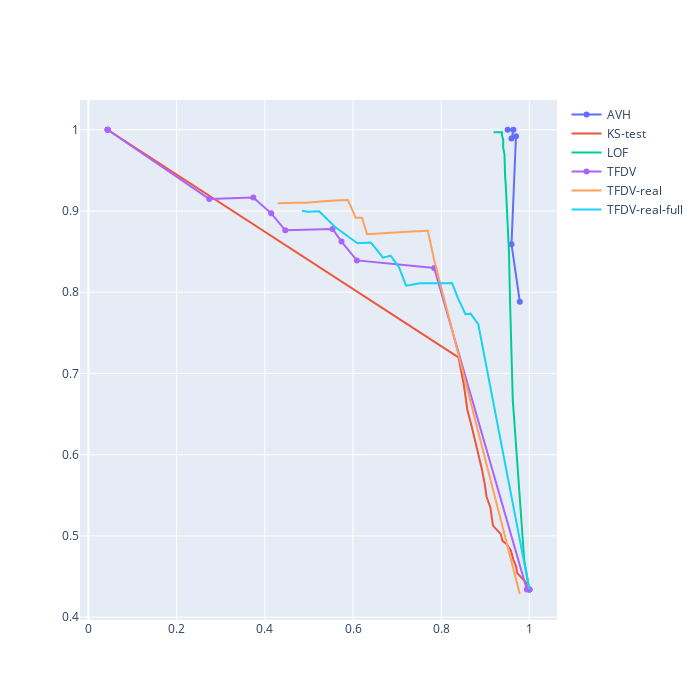

The code cell stored with this chart in its notebook:
### Code cell
fig = go.Figure()

fig.add_scatter(x=metrics_avh["recall"], y=metrics_avh["precision"], name="AVH")
fig.add_scatter(x=metrics_ks["recall"], y=metrics_ks["precision"], name="KS-test")
fig.add_scatter(x=metrics_lof["recall"], y=metrics_lof["precision"], name="LOF")
fig.add_scatter(x=metrics_tfdv["recall"], y=metrics_tfdv["precision"], name="TFDV")
fig.add_scatter(x=metrics_tfdv_real["recall"], y=metrics_tfdv_real["precision"], name="TFDV-real")
fig.add_scatter(x=metrics_tfdv_real_full["recall"], y=metrics_tfdv_real_full["precision"], name="TFDV-real-full")
fig.update_layout(width=700, height=700)
